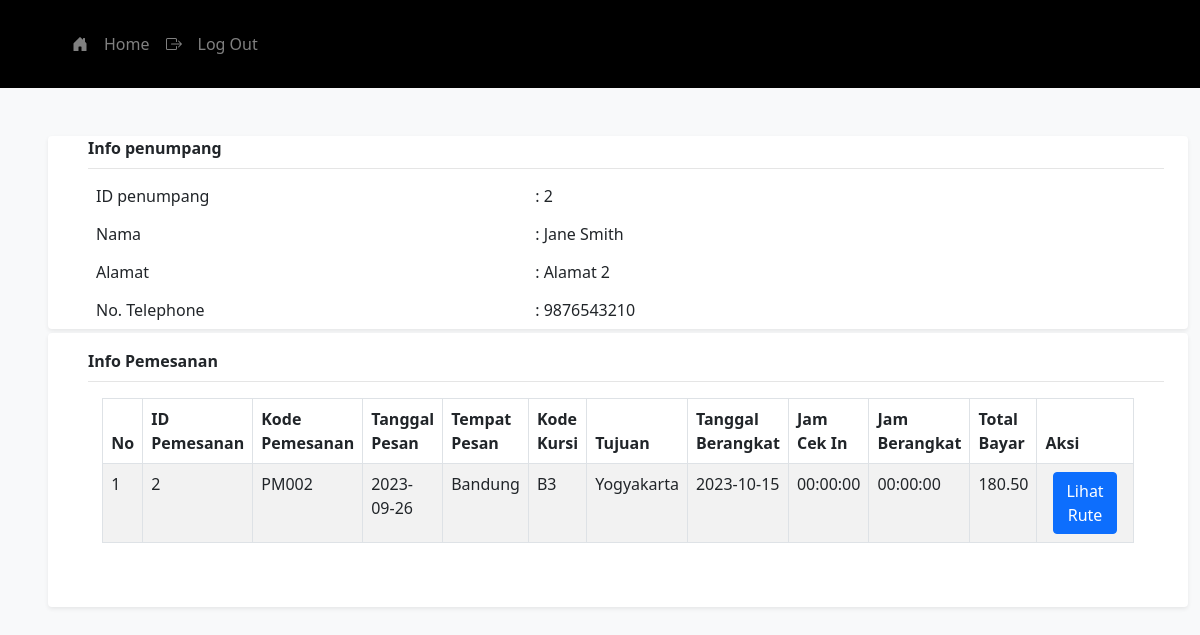
Page /dashboard.php (signed in) on the committed database.
### tables this page shows
CREATE TABLE `penumpang` (
  `id_penumpang` int(11) NOT NULL,
  `username` varchar(255) NOT NULL,
  `password` varchar(255) NOT NULL,
  `nama_penumpang` varchar(255) NOT NULL,
  `alamat_penumpang` varchar(255) DEFAULT NULL,
  `tanggal_lahir` date DEFAULT NULL,
  `jenis_kelamin` varchar(10) DEFAULT NULL,
  `telefone` varchar(15) DEFAULT NULL
);

CREATE TABLE `pemesanan` (
  `id_pemesanan` int(11) NOT NULL,
  `kode_pemesanan` varchar(255) NOT NULL,
  `tanggal_pemesanan` date NOT NULL,
  `tempat_pemesanan` varchar(255) NOT NULL,
  `id_pelanggan` int(11) NOT NULL,
  `kode_kursi` varchar(10) NOT NULL,
  `id_rute` int(11) NOT NULL,
  `tujuan` varchar(255) NOT NULL,
  `tanggal_berangkat` date NOT NULL,
  `jam_cekin` time NOT NULL,
  `jam_berangkat` time NOT NULL,
  `total_bayar` decimal(10,2) NOT NULL,
  `id_petugas` int(11) NOT NULL
);

### dashboard.php (the view, shortened to what this page needs)
<!DOCTYPE html>
<html lang="en">
<head>
    <link href="https://cdn.jsdelivr.net/npm/bootstrap@5.3.0-alpha2/dist/css/bootstrap.min.css"
            rel="stylesheet">
    <link href="https://cdn.jsdelivr.net/npm/bootstrap@5.3.0-alpha2/dist/css/bootstrap.min.css"
            rel="stylesheet">
    <link href="/css/bootstrap.min.css" rel="stylesheet">
</head>
<body>
    <?php
        include 'fragments/navbar.php';
    ?>
    <?php
        require 'config/koneksi.php';
        $stmt = $pdo->prepare("SELECT * FROM penumpang WHERE username = ?");
        $stmt ->execute([$_SESSION["username"]]);
        $row = $stmt -> fetch();
    ?>
    <div>
    <div class="container ms-5 mt-5 shadow-sm bg-body rounded">
    <div class="mt-3 ms-3 mb-2 fw-bold pb-2" style="border-bottom: 1px solid #e5e5e5;">Info penumpang</div>
    <form class="ps-4 pe-4">
        <div class="row mb-3 d-inline">
            <label for="id_penumpang" class="col-sm-5 col-form-label">ID penumpang</label>
            <span>: <?php echo $row['id_penumpang'] ?> </span>
        </div>
        <br>
        <div class="row mb-3 d-inline">
            <label for="nama_penumpang" class="col-sm-5 col-form-label">Nama</label>
            <span>: <?php echo $row['nama_penumpang'] ?> </span>
        </div>
        <br>
        <div class="row mb-3 d-inline">
            <label for="alamat_penumpang" class="col-sm-5 col-form-label">Alamat</label>
            <span>: <?php echo $row['alamat_penumpang'] ?> </span>
        </div>
        <br>
        <div class="row mb-3 d-inline">
            <label for="telefone" class="col-sm-5 col-form-label">No. Telephone</label>
            <span>: <?php echo $row['telefone'] ?> </span>
        </div>
        <br>
        </form>
    </div>
    <div class="container shadow-sm ms-5 me-5 mt-1 ms-3 bg-body rounded">
    <div class="pt-3 ms-3 mb-2 fw-bold pb-2" style="border-bottom: 1px solid #e5e5e5;">Info Pemesanan</div>
    <div class="d-flex justify-content-center pt-2 pb-5 ps-3 pe-3">
    <table class="table table-bordered table-striped" style="width: 45rem;">
        <thead>
            <th styles="width:10%"> No </th>
            <th styles="width:10%"> ID Pemesanan </th>
            <th styles="width:20%"> Kode Pemesanan </th>
            <th styles="width:10%"> Tanggal Pesan </th>
            <th styles="width:10%"> Tempat Pesan </th>
            <th styles="width:10%"> Kode Kursi</th>
            <th styles="width:10%"> Tujuan </th>
            <th styles="width:20%"> Tanggal Berangkat </th>
            <th styles="width:20%"> Jam Cek In </th>
            <th styles="width:20%"> Jam Berangkat </th>
            <th styles="width:20%"> Total Bayar </th>
            <th styles="width:20%"> Aksi </th>
        </thead>
        <tbody>
            <?php
                require 'config/koneksi.php';
                try{
                    $stmt = $pdo->prepare("SELECT * FROM penumpang WHERE username = ?");
                    $stmt ->execute([$_SESSION["username"]]);
                    $row = $stmt -> fetch();
                    $stmt = $pdo->prepare("SELECT * FROM pemesanan WHERE id_pelanggan = ?");
                    $stmt -> execute([$row['id_penumpang']]);
                    $i = 1;
                    while ($row = $stmt->fetch()){
                    echo"<tr>
                        <td>".$i."</td>
                        <td>".$row["id_pemesanan"]."</td>
                        <td>".$row["kode_pemesanan"]."</td>
                        <td>".$row["tanggal_pemesanan"]."</td>
                        <td>".$row["tempat_pemesanan"]."</td>
                        <td>".$row["kode_kursi"]."</td>
                        <td>".$row["tujuan"]."</td>
                        <td>".$row["tanggal_berangkat"]."</td>
                        <td>".$row["jam_cekin"]."</td>
                        <td>".$row["jam_berangkat"]."</td>
                        <td>".$row["total_bayar"]."</td>
                        <td>
                            <a  id='update' href='rute.php?id_rute=".$row["id_rute"]."' class='btn btn-primary mx-2'>Lihat Rute</a>
                        </td>
                    </tr>
                    "; $i++;}
                } catch(PDOException $e){
                    exit("PDO Error: ".$e->getMessage()."<br>");
                }
            ?>
        </tbody>
    </table>
    </div>
    </div>
    </div>
</body>
</html>

### rows in the picture
penumpang: id_penumpang "2", nama_penumpang "Jane Smith", alamat_penumpang "Alamat 2", telefone "9876543210"
pemesanan: id_pemesanan "2", kode_pemesanan "PM002", tanggal_pemesanan "2023-09-26", tempat_pemesanan "Bandung", kode_kursi "B3", tujuan "Yogyakarta", tanggal_berangkat "2023-10-15", jam_cekin "00:00:00", jam_berangkat "00:00:00", total_bayar "180.50"
